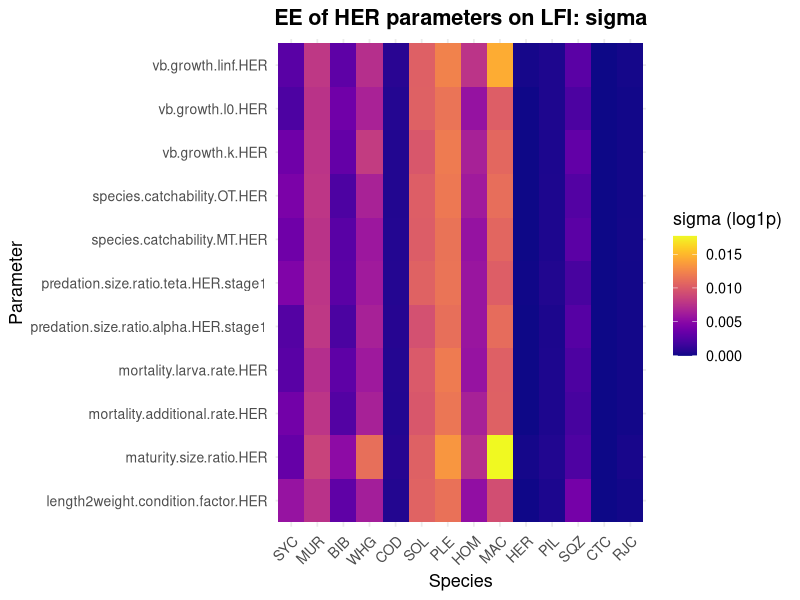

This figure's R source:
rm(list = ls())

library(data.table)
library(stringr)
library(dplyr)
library(rlang)
require(ggplot2)
require(viridis)
require(reshape2)

  
plot_heatmap_by_species <- function(data,
                                    species_col = "species",
                                    param_col = "param_label",
                                    value_col = "mu_star",
                                    sp_names,
                                    species_order = NULL,
                                    scale_trans = "log1p",
                                    fill_label = NULL,
                                    plot_title = NULL) {
  
  
  # 使用缺省值或自动生成物种顺序
  if (is.null(species_order)) {
    species_order <- unique(data[[species_col]])
  }
  
  # 确保物种为 factor 并映射缩写
  data[[species_col]] <- factor(data[[species_col]], levels = species_order)
  species_abbr <- sp_names[as.character(data[[species_col]])]
  data[[species_col]] <- factor(species_abbr, levels = sp_names[species_order])
  
  # 创建绘图对象
  p <- ggplot(data, aes_string(x = species_col, y = param_col, fill = value_col)) +
    geom_tile(color = "NA", size = 0.3) +
    # scale_fill_viridis(
    #   option = "C",
    #   direction = 1,
    #   trans = scale_trans,
    #   name = fill_label %||% value_col
    # ) +
    labs(
      title = plot_title %||% paste("Heatmap of", value_col),
      x = "Species",
      y = "Parameter"
    ) +
    theme_minimal(base_size = 13) +
    theme(
      axis.text.x = element_text(angle = 45, hjust = 1),
      axis.text.y = element_text(size = 10),
      plot.title = element_text(hjust = 0.5, face = "bold")
    )
  
  if (value_col == "mu") {
    fill_scale <- scale_fill_gradient2(
      low = "#482777", mid = "white", high = "#FDE725",
      midpoint = 0,
      name = fill_label %||% value_col
    )
  } else {
    fill_scale <- scale_fill_viridis(
      option = "C",
      direction = 1,
      trans = scale_trans,
      name = fill_label %||% value_col
    )
  }
  p <- p + fill_scale
  
  return(p)
}

# 物种缩写映射
sp_names <- c(
  "sp0" = "SYC",  "sp1" = "MUR",  "sp2" = "BIB",  "sp3" = "WHG",
  "sp4" = "POD",  "sp5" = "COD",  "sp6" = "LYY",  "sp7" = "SOL",
  "sp8" = "PLE",  "sp9" = "HOM",  "sp10" = "MAC", "sp11" = "HER",
  "sp12" = "PIL", "sp13" = "SQZ", "sp14" = "CTC", "sp15" = "RJC"
)

# 设置物种顺序
species_all <- paste0("sp", 0:15)

# ---------- 读取数据 ---------- 
EE_stats <- fread("5.elementary_effect/EE_outputs/EE_LFI_by_species_stats.csv")

# 去掉非捕捞物种
EE_stats <- filter(EE_stats, !(species %in% c("sp4", "sp6")))


# ---------- 合并参数名称映射 ----------
mapping <- fread("5.elementary_effect/param_name_map.csv")
EE_stats <- merge(EE_stats, mapping, by = "param_name", all.x = TRUE)

# ---------- 筛选：仅相关参数 ----------
sel_param_sp <- "HER"
EE_stats <- filter(EE_stats, str_detect(param_species, sel_param_sp))

# 指标列名称，mu mu_star sigma
metric_col <- "sigma"

# 只保留想要画的指标列，比如 mu_star、sigma 等
heat_data <- melt(
  dcast(EE_stats, param_label ~ species, value.var = metric_col),
  id.vars = "param_label",
  variable.name = "species",
  value.name = metric_col
)

# 绘图
plot_heatmap_by_species(
  data = heat_data,
  species_col = "species",
  param_col = "param_label",
  value_col = metric_col,
  sp_names = sp_names,
  species_order = species_all,
  scale_trans = "log1p",
  fill_label = paste(metric_col, "(log1p)"),
  plot_title = paste("EE of", sel_param_sp, "parameters on LFI:", metric_col)
)

  
